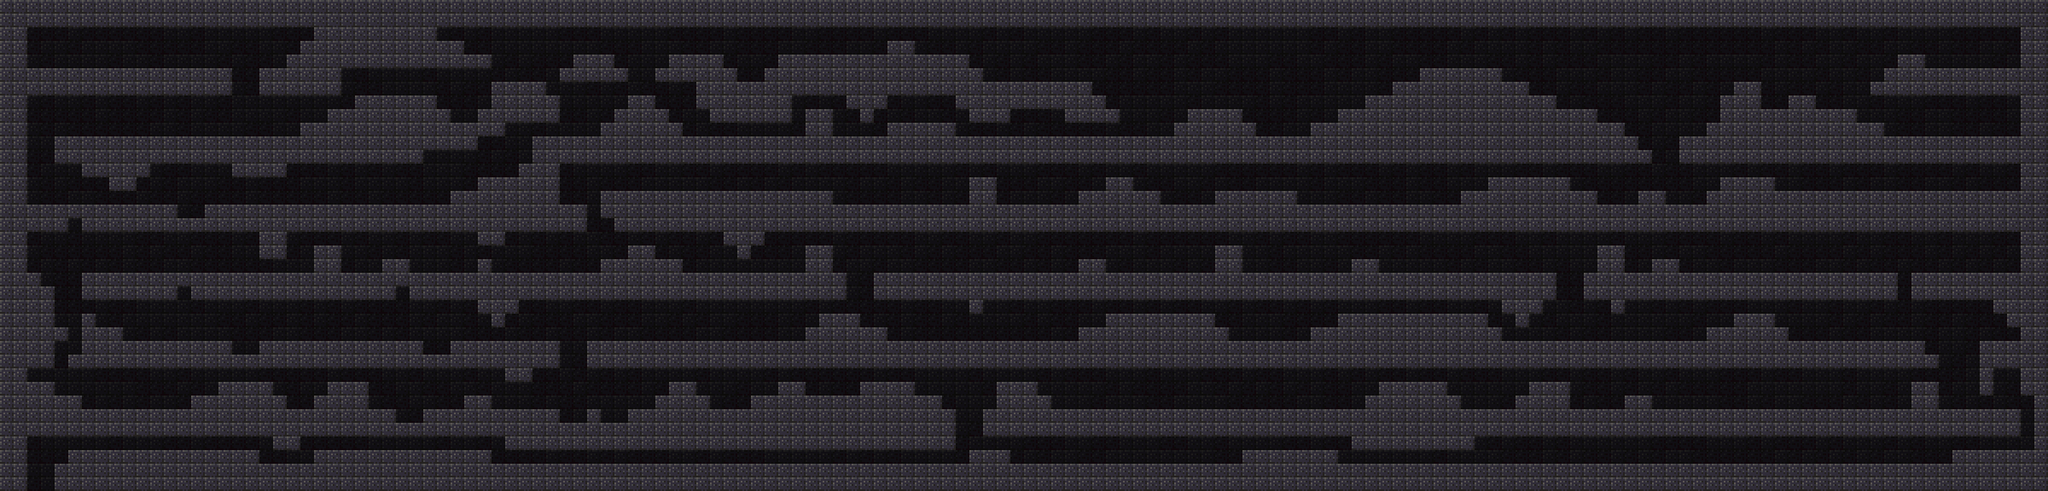

Rendered tile map (Tiled .tmx) drawn with the repository's tilesets; below, a short description and the map source with its tile grids summarised:
An orthogonal 150x36 tile map with 16x16 px tiles, 2 tile layers (BG, SOLID), 2 tilesets.

<map version="1.4" tiledversion="1.4.3" orientation="orthogonal" renderorder="right-down" width="150" height="36" tilewidth="16" tileheight="16" infinite="0" nextlayerid="5" nextobjectid="2">
 <editorsettings>
  <export target="../Level1.json" format="json" />
 </editorsettings>
 <tileset firstgid="1" name="bg" tilewidth="16" tileheight="16" tilecount="4" columns="4">
  <image source="../../tiles/bg.png" width="64" height="16" />
 </tileset>
 <tileset firstgid="5" name="tiles" tilewidth="16" tileheight="16" tilecount="72" columns="6">
  <image source="../../tiles/tiles.png" width="96" height="192" />
 </tileset>
 <layer id="4" name="BG" width="150" height="36">
  <data>[5400 cells, 5400 non-empty, 2 distinct tile ids]</data>
 </layer>
 <layer id="1" name="SOLID" width="150" height="36">
  <data>[5400 cells, 2912 non-empty, 1 distinct tile ids]</data>
 </layer>
</map>
